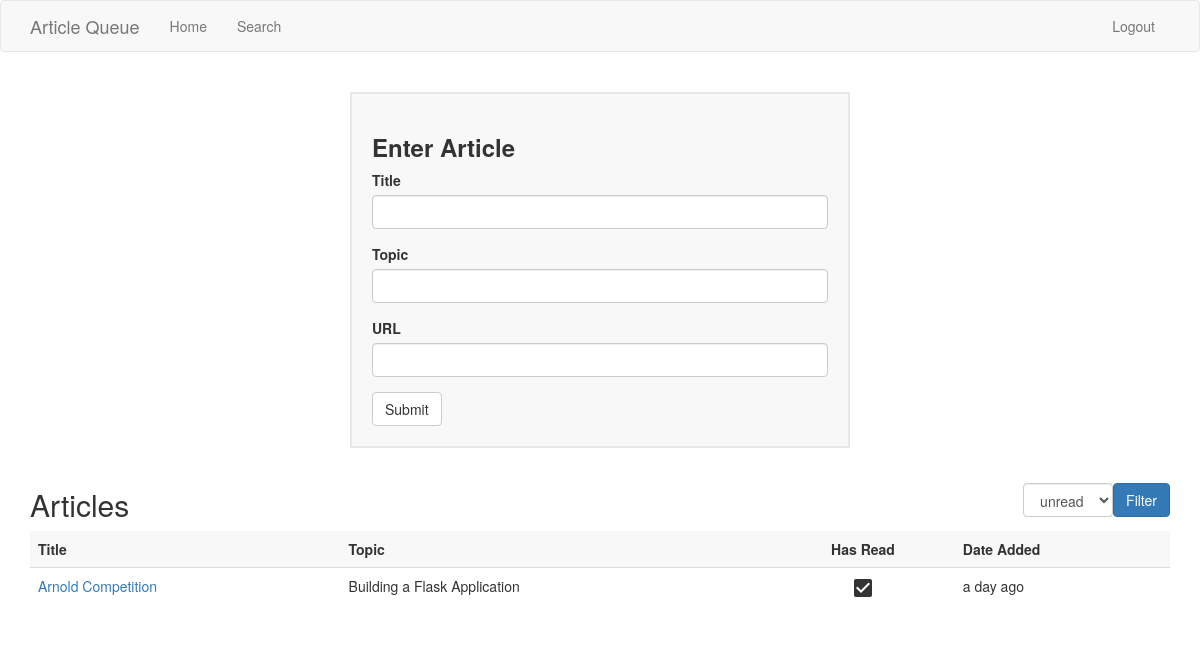
Before: /index (signed in) with the older database file.
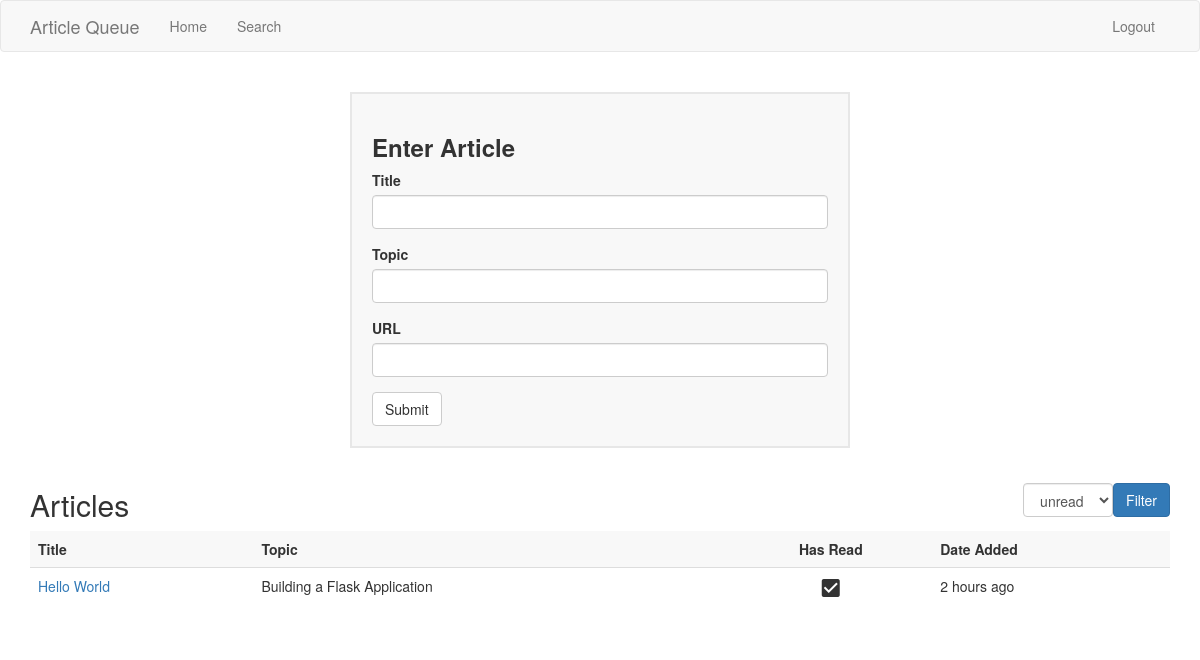
After: the same page with the newer database file.
### app/models.py (models this page shows, shortened)
class Article(db.Model):
    id = db.Column(db.Integer, primary_key=True)
    title = db.Column(db.String(120), index=True)
    topic = db.Column(db.String(140), index=True)
    url = db.Column(db.String(120))
    timestamp = db.Column(db.DateTime, index=True, default=datetime.utcnow)
    has_read = db.Column(db.Boolean, default=False)
    user_id = db.Column(db.Integer, db.ForeignKey('user.id'))

### app/routes.py (the view)
@app.route('/', methods=['GET', 'POST'])
@app.route('/index', methods=['GET', 'POST'])
@login_required
def index():
    form = ArticleForm()
    filter = request.args.get('filter')
    articles = current_user.articles.order_by(Article.timestamp.desc()).all()
    if filter == 'read':
      article_query = current_user.articles.order_by(Article.timestamp.desc()).filter_by(has_read=True)
      articles = [ article for article in article_query ]
    elif filter == 'unread':
      article_query = current_user.articles.order_by(Article.timestamp.desc()).filter_by(has_read=False)
      articles = [ article for article in article_query ]
    if form.validate_on_submit():
      article = Article(title=form.title.data, topic=form.topic.data, url=form.url.data, author=current_user)
      db.session.add(article)
      db.session.commit()
      flash('You added a new article')
      return redirect(url_for('index'))
    return  render_template('index.html', form=form, articles=articles, filter=filter)

### app/forms.py
class ArticleForm(FlaskForm):
    title = StringField('Title', validators=[DataRequired()])
    topic = StringField('Topic', validators=[DataRequired()])
    url = StringField('URL', validators=[DataRequired(), URL()])
    submit = SubmitField('Submit')

### app/models.py (called while the page is built)
@login.user_loader
def load_user(id):
    return User.query.get(int(id))

### app/templates/index.html (shortened to what this page needs)
{% extends "base.html" %} {% import 'bootstrap/wtf.html' as wtf %} {% block
page_content %}
<div>
  <div
    class="card"
  >
    <h3 class="card-title">Enter Article</h5>
    {{ wtf.quick_form(form) }}
  </div>
  {% if articles %}
    <div style="margin-top: 20px;">
      <div class="table-title">
        <h2>Articles</h2>
        {% include 'subtemplates/filter_form.html' %}
      </div>
      <table class="table">
        <thead class="table-header">
          <tr>
            <td>Title</td>
            <td>Topic</td>
            <td class="has-read-column">Has Read</td>
            <td>Date Added</td>
          </tr>
        </thead>
        <tbody class="article-list-body">
          {% for article in articles %}
            {% include 'subtemplates/article.html' %}
          {% endfor %}
        </tbody>
      </table>
    </div>
  {% else %}
  <div class="table-title">
    <div></div>
    {% include 'subtemplates/filter_form.html' %}
  </div>
  {% endif %}
  {% endblock %}

### app/templates/base.html (shortened to what this page needs)
{% extends 'bootstrap/base.html' %}
    {% block navbar %}
    <nav class="navbar navbar-default">
      <div class="container">
        <div class="navbar-header">
          <a class="navbar-brand" href="{{ url_for('index') }}"
            >Article Queue</a
          >
        </div>
        <div class="collapse navbar-collapse" id="bs-example-navbar-collapse-1">
          <ul class="nav navbar-nav">
            <li><a href="{{ url_for('index') }}">Home</a></li>
            <li><a href="{{ url_for('search') }}">Search</a></li>
          </ul>
          <ul class="nav navbar-nav navbar-right">
            {% if current_user.is_anonymous %}
            <li><a href="{{ url_for('login') }}">Login</a></li>
            {% else %}
            <li><a href="{{ url_for('logout') }}">Logout</a></li>
            {% endif %}
          </ul>
        </div>
      </div>
    </nav>
    {% endblock %} {% block content %}
    <div class="container">
       {% block page_content %}{% endblock %}
    </div>
    {% endblock %} {% block styles %} {{ super() }}
    <link
      rel="stylesheet"
      type="text/css"
      href="{{ url_for('static', filename='css/main.css') }}"
    />
    {% endblock %}

### app/templates/subtemplates/filter_form.html (shortened to what this page needs)
{% block body %}
<form method="GET">
  <select class="form-control" name="filter">
    {% if filter == 'read' %}
    <option value="read" selected>read</option>
    <option value="unread">unread</option>
    <option value="clear">clear</option>
    {% elif filter == 'clear' %}
    <option value="read">read</option>
    <option value="unread">unread</option>
    <option value="clear" selected>clear</option>
    {% else %}
    <option value="unread" selected>unread</option>
    {% endif %}
  </select>
  <button type="submit" class="btn btn-primary">Filter</button>
</form>
{% endblock %}

### app/templates/subtemplates/article.html
{% block body %}
<tr class="article-row" id="{{ url_for( 'article', id=article.id ) }}">
  <td>
    <a href="{{ article.url }}" target="_blank">{{ article.title }}</a>
  </td>
  <td>{{ article.topic }}</td>
  <td class="has-read-column">
    {% if article.has_read %}
    <span class="material-icons"> check_box </span>
    {% else %}
    <span class="material-icons">check_box_outline_blank</span>
    {% endif %}
  </td>
  <td>{{ moment(article.timestamp).fromNow() }}</td>
</tr>
{% endblock %}

### app/static/css/main.css (style rules this page uses)
.card { width: 500px; background-color: #f8f8f8; border: #e7e7e7 2px solid; margin: 20px auto; padding: 20px; }
.card-title { font-weight: 600; }
.table-header { font-weight: bold; background-color: #f8f8f8; }
.has-read-column { text-align: center; }
.table-title { display: flex; justify-content: space-between; }
.table-title form { display: flex; align-items: center; }

Changed rows visible on the page:
changed Article "Building a Flask Application": title "Arnold Competition" → "Hello World"; timestamp "a day ago" → "2 hours ago"
